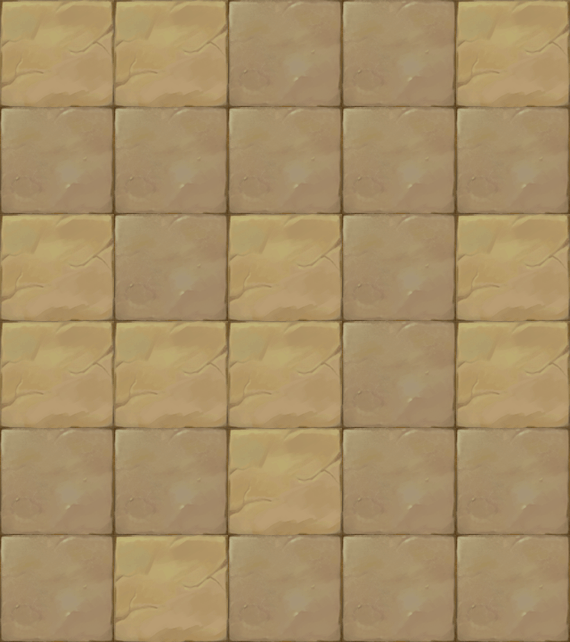

A level layout from a 2D game, rendered from its tile map. Below: a short description, then the map file with tile-grid data replaced by summaries:
An orthogonal 5x6 tile map with 114x107 px tiles, 1 tile layer (块层 1).

<map version="1.0" orientation="orthogonal" width="5" height="6" tilewidth="114" tileheight="107">
 <tileset firstgid="1" name="map028" tilewidth="114" tileheight="107">
  <image source="map028.png" width="228" height="107" />
 </tileset>
 <layer name="块层 1" width="5" height="6">
  <data>[30 cells, 30 non-empty, 2 distinct tile ids]</data>
 </layer>
</map>